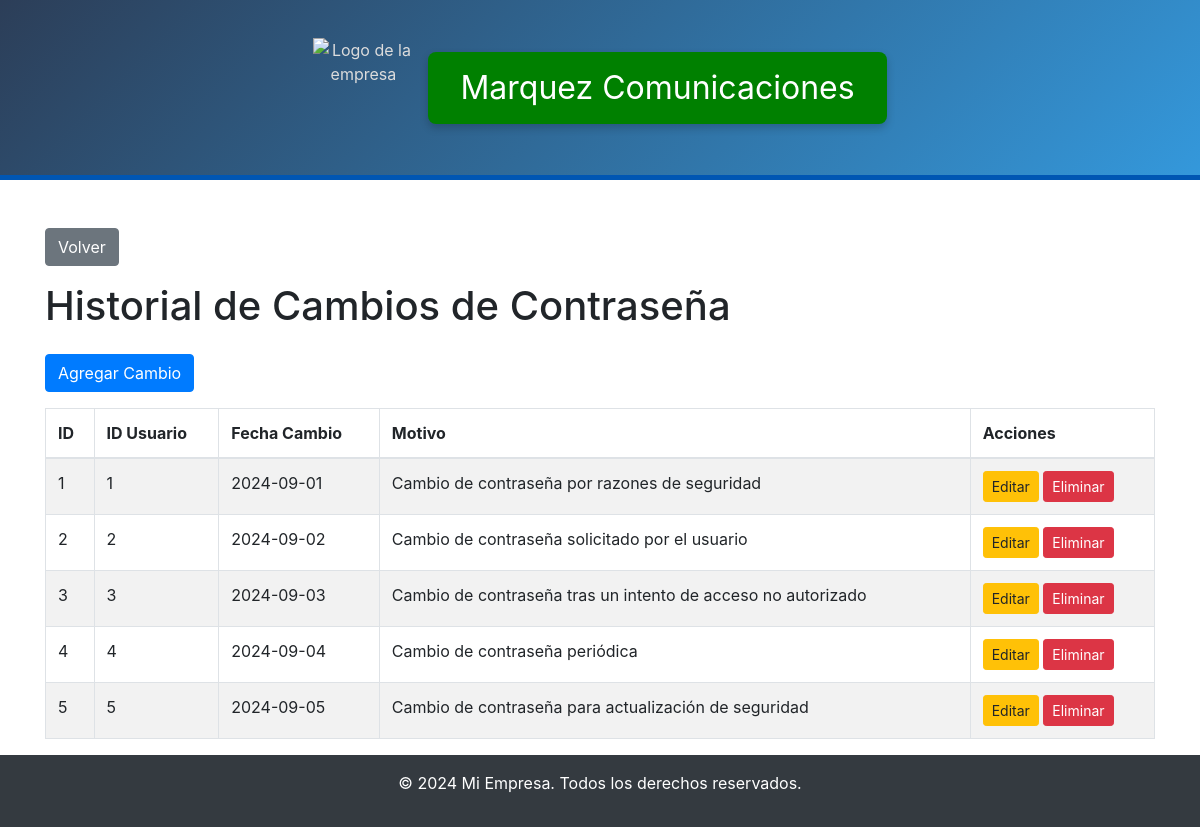
The page /administrador/historial_cambios_contrasena/index.php on the database its author committed.
### tables this page shows
CREATE TABLE `historial_cambios_contrasena` (
  `id_cambio` int(11) NOT NULL,
  `id_usuario` int(11) NOT NULL,
  `fecha_cambio` date NOT NULL,
  `motivo` text DEFAULT NULL
);

### administrador/historial_cambios_contrasena/index.php (the view, shortened to what this page needs)
<?php
include '../../base_datos/db.php';
$query = "SELECT * FROM historial_cambios_contrasena";
$result = mysqli_query($conn, $query);
?>
<?php include('../../includes/header.php'); ?>
<div class="container mt-5">
    <a href="../administrador.php" class="btn btn-secondary mb-3">Volver</a>
    <h1 class="mb-4">Historial de Cambios de Contraseña</h1>
    <a href="create.php" class="btn btn-primary mb-3">Agregar Cambio</a>
    <table class="table table-striped table-bordered">
        <thead>
            <tr>
                <th>ID</th>
                <th>ID Usuario</th>
                <th>Fecha Cambio</th>
                <th>Motivo</th>
                <th>Acciones</th>
            </tr>
        </thead>
        <tbody>
            <?php while ($row = mysqli_fetch_assoc($result)) { ?>
            <tr>
                <td><?php echo htmlspecialchars($row['id_cambio']); ?></td>
                <td><?php echo htmlspecialchars($row['id_usuario']); ?></td>
                <td><?php echo htmlspecialchars($row['fecha_cambio']); ?></td>
                <td><?php echo htmlspecialchars($row['motivo']); ?></td>
                <td>
                    <a href="edit.php?id=<?php echo htmlspecialchars($row['id_cambio']); ?>" class="btn btn-warning btn-sm">Editar</a>
                    <a href="delete.php?id=<?php echo htmlspecialchars($row['id_cambio']); ?>" class="btn btn-danger btn-sm">Eliminar</a>
                </td>
            </tr>
            <?php } ?>
        </tbody>
    </table>
</div>
<?php include('../../includes/footer.php'); ?>

### includes/header.php (style rules this page uses)
body { padding-top: 180px; }

### rows shown on the page
historial_cambios_contrasena: id_cambio "1", id_usuario "1", fecha_cambio "2024-09-01", motivo "Cambio de contraseña por razones de seguridad"
historial_cambios_contrasena: id_cambio "2", id_usuario "2", fecha_cambio "2024-09-02", motivo "Cambio de contraseña solicitado por el usuario"
historial_cambios_contrasena: id_cambio "3", id_usuario "3", fecha_cambio "2024-09-03", motivo "Cambio de contraseña tras un intento de acceso no autorizado"
historial_cambios_contrasena: id_cambio "4", id_usuario "4", fecha_cambio "2024-09-04", motivo "Cambio de contraseña periódica"
historial_cambios_contrasena: id_cambio "5", id_usuario "5", fecha_cambio "2024-09-05", motivo "Cambio de contraseña para actualización de seguridad"
